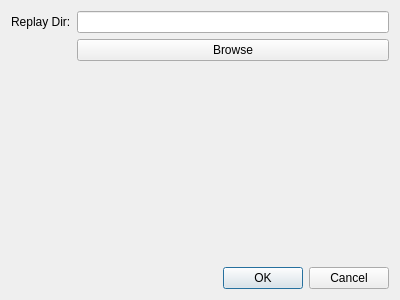
<?xml version="1.0" encoding="UTF-8"?>
<ui version="4.0">
 <class>Settings</class>
 <widget class="QDialog" name="Settings">
  <property name="geometry">
   <rect>
    <x>0</x>
    <y>0</y>
    <width>400</width>
    <height>300</height>
   </rect>
  </property>
  <property name="windowTitle">
   <string>Dialog</string>
  </property>
  <layout class="QGridLayout" name="gridLayout">
   <item row="0" column="0">
    <layout class="QFormLayout" name="formLayout">
     <item row="0" column="0">
      <widget class="QLabel" name="label">
       <property name="text">
        <string>Replay Dir:</string>
       </property>
      </widget>
     </item>
     <item row="0" column="1">
      <widget class="QLineEdit" name="lineEdit"/>
     </item>
     <item row="1" column="1">
      <widget class="QPushButton" name="pushButton">
       <property name="text">
        <string>Browse</string>
       </property>
      </widget>
     </item>
    </layout>
   </item>
   <item row="1" column="0">
    <widget class="QDialogButtonBox" name="buttonBox">
     <property name="orientation">
      <enum>Qt::Horizontal</enum>
     </property>
     <property name="standardButtons">
      <set>QDialogButtonBox::Cancel|QDialogButtonBox::Ok</set>
     </property>
    </widget>
   </item>
  </layout>
 </widget>
 <resources/>
 <connections>
  <connection>
   <sender>buttonBox</sender>
   <signal>accepted()</signal>
   <receiver>Settings</receiver>
   <slot>accept()</slot>
   <hints>
    <hint type="sourcelabel">
     <x>248</x>
     <y>254</y>
    </hint>
    <hint type="destinationlabel">
     <x>157</x>
     <y>274</y>
    </hint>
   </hints>
  </connection>
  <connection>
   <sender>buttonBox</sender>
   <signal>rejected()</signal>
   <receiver>Settings</receiver>
   <slot>reject()</slot>
   <hints>
    <hint type="sourcelabel">
     <x>316</x>
     <y>260</y>
    </hint>
    <hint type="destinationlabel">
     <x>286</x>
     <y>274</y>
    </hint>
   </hints>
  </connection>
 </connections>
</ui>
